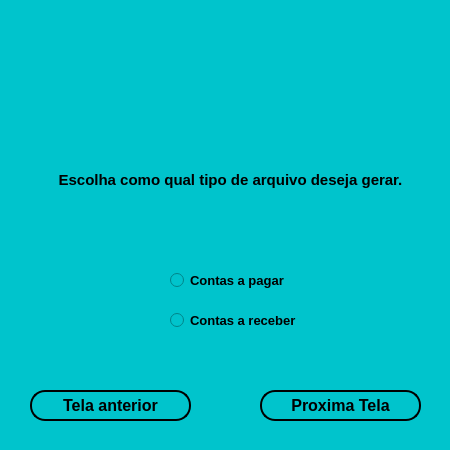
<?xml version="1.0" encoding="UTF-8"?>
<ui version="4.0">
 <class>Tela_escolha</class>
 <widget class="QMainWindow" name="Tela_escolha">
  <property name="geometry">
   <rect>
    <x>0</x>
    <y>0</y>
    <width>450</width>
    <height>450</height>
   </rect>
  </property>
  <property name="font">
   <font>
    <pointsize>10</pointsize>
   </font>
  </property>
  <property name="windowTitle">
   <string>MainWindow</string>
  </property>
  <property name="styleSheet">
   <string notr="true">background-color: #00c4cc;</string>
  </property>
  <widget class="QWidget" name="centralwidget">
   <widget class="QRadioButton" name="ESCOLHA01">
    <property name="geometry">
     <rect>
      <x>170</x>
      <y>260</y>
      <width>121</width>
      <height>41</height>
     </rect>
    </property>
    <property name="font">
     <font>
      <pointsize>10</pointsize>
      <weight>75</weight>
      <bold>true</bold>
     </font>
    </property>
    <property name="styleSheet">
     <string notr="true">background-color: #00c4cc;</string>
    </property>
    <property name="text">
     <string>Contas a pagar</string>
    </property>
   </widget>
   <widget class="QRadioButton" name="ESCOLHA02">
    <property name="geometry">
     <rect>
      <x>170</x>
      <y>300</y>
      <width>151</width>
      <height>41</height>
     </rect>
    </property>
    <property name="font">
     <font>
      <pointsize>10</pointsize>
      <weight>75</weight>
      <bold>true</bold>
     </font>
    </property>
    <property name="text">
     <string>Contas a receber</string>
    </property>
   </widget>
   <widget class="QPushButton" name="botaoescolha">
    <property name="geometry">
     <rect>
      <x>260</x>
      <y>390</y>
      <width>161</width>
      <height>31</height>
     </rect>
    </property>
    <property name="font">
     <font>
      <pointsize>12</pointsize>
      <weight>75</weight>
      <bold>true</bold>
     </font>
    </property>
    <property name="styleSheet">
     <string notr="true">background-color: #00c4cc;
border-radius:15px;
border-style:outset;
border-width:2px;
border-color:black;</string>
    </property>
    <property name="text">
     <string>Proxima Tela</string>
    </property>
   </widget>
   <widget class="QLabel" name="label">
    <property name="geometry">
     <rect>
      <x>30</x>
      <y>20</y>
      <width>371</width>
      <height>121</height>
     </rect>
    </property>
    <property name="text">
     <string/>
    </property>
    <property name="pixmap">
     <pixmap>LOGO.png</pixmap>
    </property>
   </widget>
   <widget class="QLabel" name="label_2">
    <property name="geometry">
     <rect>
      <x>0</x>
      <y>150</y>
      <width>461</width>
      <height>61</height>
     </rect>
    </property>
    <property name="text">
     <string>&lt;html&gt;&lt;head/&gt;&lt;body&gt;&lt;p align=&quot;center&quot;&gt;&lt;span style=&quot; font-size:11pt; font-weight:600;&quot;&gt;Escolha como qual tipo de arquivo deseja gerar.&lt;/span&gt;&lt;/p&gt;&lt;/body&gt;&lt;/html&gt;</string>
    </property>
   </widget>
   <widget class="QPushButton" name="voltar">
    <property name="geometry">
     <rect>
      <x>30</x>
      <y>390</y>
      <width>161</width>
      <height>31</height>
     </rect>
    </property>
    <property name="font">
     <font>
      <pointsize>12</pointsize>
      <weight>75</weight>
      <bold>true</bold>
     </font>
    </property>
    <property name="styleSheet">
     <string notr="true">background-color: #00c4cc;
border-radius:15px;
border-style:outset;
border-width:2px;
border-color:black;</string>
    </property>
    <property name="text">
     <string>Tela anterior</string>
    </property>
   </widget>
  </widget>
  <widget class="QStatusBar" name="statusbar"/>
 </widget>
 <resources/>
 <connections/>
</ui>
